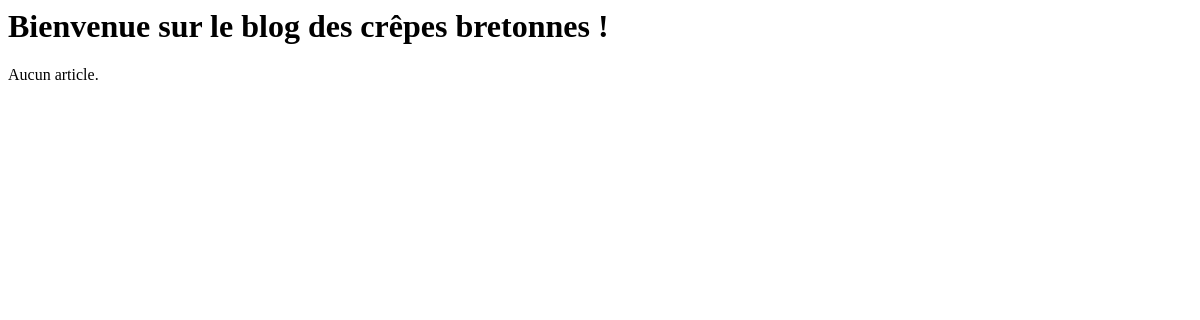
Page /blog/accueil on the earlier database version.
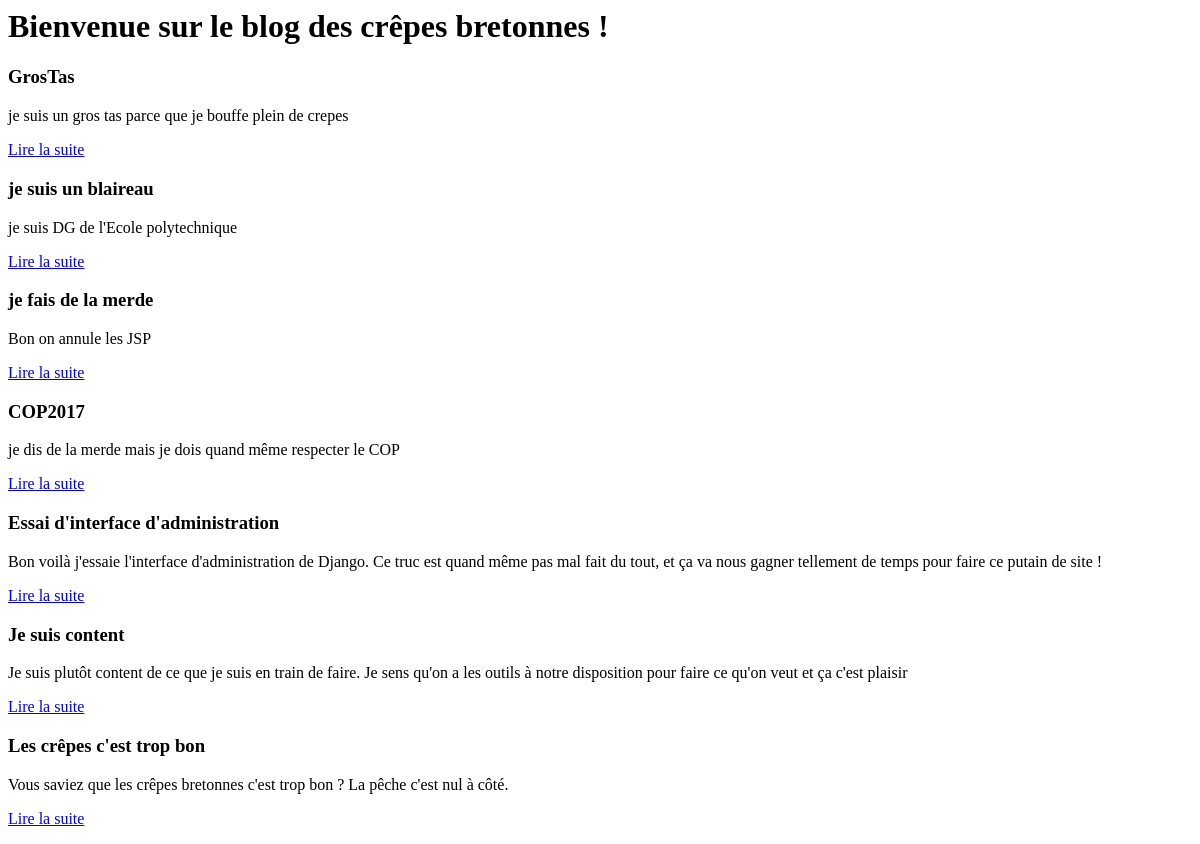
Same page on the later database version.
### blog/models.py (models this page shows, shortened)
class Article(models.Model):
    titre = models.CharField(max_length=100)
    slug = models.SlugField(max_length=100)
    auteur = models.CharField(max_length=42)
    contenu = models.TextField(null=True)
    date = models.DateTimeField(auto_now_add=True, auto_now=False,
                                verbose_name="Date de parution")
    categorie = models.ForeignKey('Categorie')

### blog/views.py (the view)
def accueil(request):
    articles = Article.objects.all() # Nous sélectionnons tous nos articles
    return render(request, 'blog/accueil.html', {'derniers_articles': articles})

### blog/templates/blog/accueil.html
<h1>Bienvenue sur le blog des crêpes bretonnes !</h1>
{% for article in derniers_articles %}
    <div class="article">
        <h3>{{ article.titre }}</h3>
        <p>{{ article.contenu|truncatewords_html:80 }}</p>
        <p><a href="{% url 'lire' id=article.id slug=article.slug %}">Lire la suite</a>
    </div>
{% empty %}
    <p>Aucun article.</p>
{% endfor %}

Differences in the rows shown:
added Article: titre "GrosTas", contenu "je suis un gros tas parce que je bouffe plein de crepes"
added Article: titre "je suis un blaireau", contenu "je suis DG de l'Ecole polytechnique"
added Article: titre "je fais de la merde", contenu "Bon on annule les JSP"
added Article: titre "COP2017", contenu "je dis de la merde mais je dois quand même respecter le COP"
added Article: titre "Essai d'interface d'administration", contenu "Bon voilà j'essaie l'interface d'administration de Django. Ce truc est quand même pas mal fait du tout, et ça va nous gagner tellement de temps pour faire ce putain de site !"
added Article: titre "Je suis content", contenu "Je suis plutôt content de ce que je suis en train de faire. Je sens qu'on a les outils à notre disposition pour faire ce qu'on veut et ça c'est plaisir"
added Article: titre "Les crêpes c'est trop bon", contenu "Vous saviez que les crêpes bretonnes c'est trop bon ? La pêche c'est nul à côté."
Other differences:
text no longer shown: "Aucun article."
